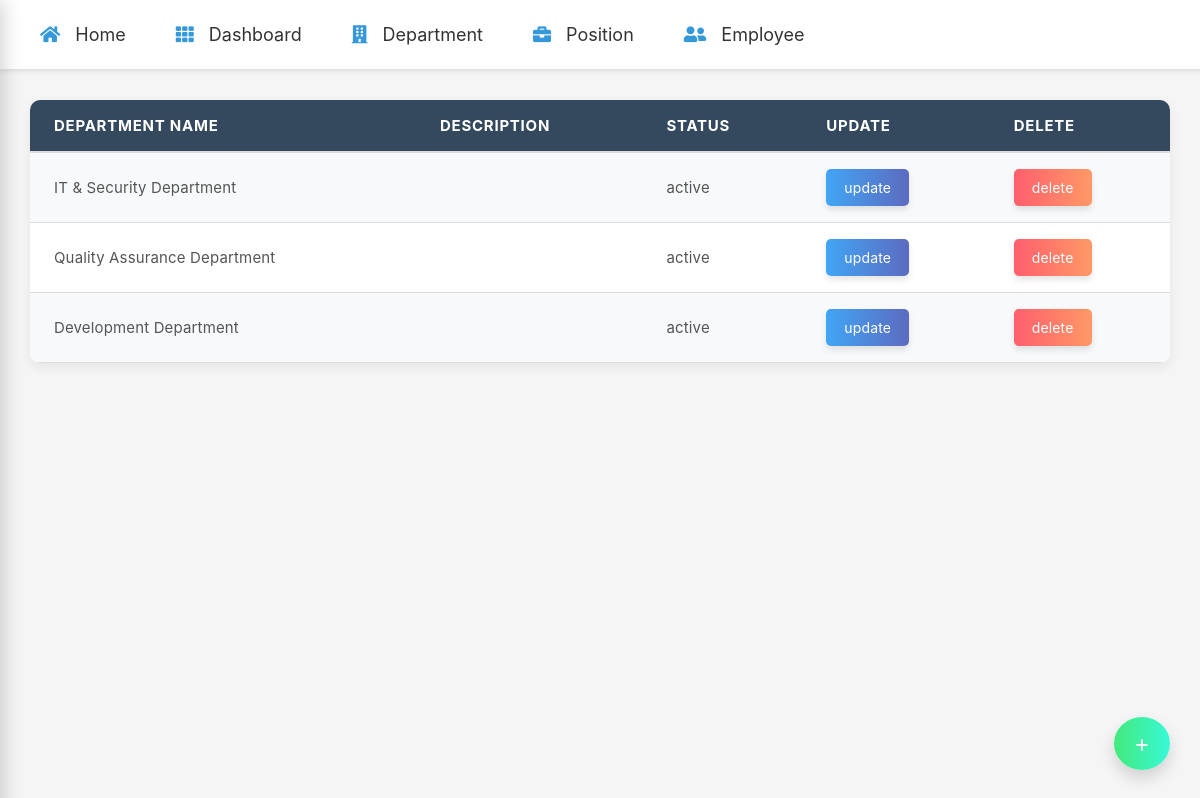
Page /department/ on the committed database.
### base/models.py (models this page shows, shortened)
class Department(models.Model):
    name = models.CharField(max_length=255, unique=True)
    description = models.TextField(blank=True, null=True)
    is_active = models.BooleanField(default=True)
    created = models.DateTimeField(auto_now_add=True, null=True)
    updated = models.DateTimeField(auto_now=True)
    class Meta:
        ordering = ['-updated', '-created']  # Existing ordering for Department

### base/views.py (the view)
# urls.py: path('department/',views.dept_data,name="dept"),
def dept_data(request):
    data = Department.objects.all()
    context = {'data':data}
    return render(request,'base/department_templates/dept_dt.html',context)

### base/templates/base/department_templates/dept_dt.html
{% extends 'nav_bar.html' %}
{% load static  %}
    {% block extra_css %}
        <link rel="stylesheet" type="text/css" href="{% static 'styles/table_style.css' %}">
    {% endblock %}
    {% block content %}
    <h1>Details of the department</h1>
    <table class="styled-table">
            <tr>
                <th>Department name</th>
                <th>description</th>
                <th>status</th>
                <th>update</th>
                <th>delete</th>
            </tr>
        {% for i in data %}
            <tr>
                <td>{{i.name}}</td>
                <td>{{i.description}}</td>
                {% if i.is_active %}
                    <td>active</td>
                {% else %}
                    <td>inactive</td>
                {% endif %}
                <td>
                    <a class="btn-update" href="{% url 'update_page' i.id %}">update</a>
                </td>
                <td>
                    <a class="btn-delete" href="{% url 'delete_page' i.id %}">delete</a>
                </td>
            </tr>
        {% endfor %}
    </table>
    <a  id ='id1' href="{% url 'create_dept' %}">+</a>
    {% endblock %}

### static/styles/table_style.css (style rules this page uses)
body { font-family: -apple-system, BlinkMacSystemFont, "Segoe UI", "Helvetica Neue", Arial, sans-serif; background-color: #f5f5f5; }
.styled-table { width: 95%; max-width: 1200px; margin: 40px auto 10px auto; border-spacing: 0; border-collapse: collapse; background-color: #ffffff; color: #333333; box-shadow: 0 4px 12px rgba(0, 0, 0, 0.07); border-radius: 10px; overflow: hidden; transition: transform 0.3s ease, box-shadow 0.3s ease; font-size: 16px; font-weight: 500; letter-spacing: 0.02em; }
.styled-table th { background-color: #34495e; color: #ffffff; padding: 16px 24px; text-transform: uppercase; font-weight: 700; text-align: left; font-size: 15px; letter-spacing: 0.05em; border-bottom: 2px solid #ddd; }
.styled-table tr:nth-child(even) { background-color: #f8f9fa; }
.styled-table tr:nth-child(odd) { background-color: #ffffff; }
.styled-table td { padding: 16px 24px; color: #555555; font-size: 15px; font-weight: 400; letter-spacing: 0.01em; border-bottom: 1px solid #ddd; transition: background-color 0.3s ease, box-shadow 0.3s ease; }
.btn-update, .btn-delete { padding: 10px 18px; font-size: 14px; color: #ffffff; border: none; border-radius: 5px; cursor: pointer; display: inline-block; text-decoration: none; transition: background-color 0.3s ease, transform 0.2s ease, box-shadow 0.3s ease; }
.btn-update { background: linear-gradient(to right, #42a5f5, #5c6bc0); box-shadow: 0 4px 6px rgba(0, 0, 0, 0.1); }
.btn-delete { background: linear-gradient(to right, #ff5f6d, #ff9966); box-shadow: 0 4px 6px rgba(0, 0, 0, 0.1); }
#id1 { display: inline-block; padding: 12px 20px; font-size: 24px; background: linear-gradient(to right, #43e97b, #38f9d7); color: white; border-radius: 50%; text-decoration: none; position: fixed; bottom: 30px; right: 30px; box-shadow: 0 8px 16px rgba(0, 0, 0, 0.15); transition: background-color 0.3s ease, transform 0.3s ease; }

### templates/nav_bar.html (style rules this page uses)
body { font-family: 'Arial', sans-serif; margin: 0; padding: 0; background: #f9f9f9; color: #333333; }

### rows in the picture
Department: name "IT & Security Department", is_active "active"
Department: name "Quality Assurance Department", is_active "active"
Department: name "Development Department", is_active "active"
